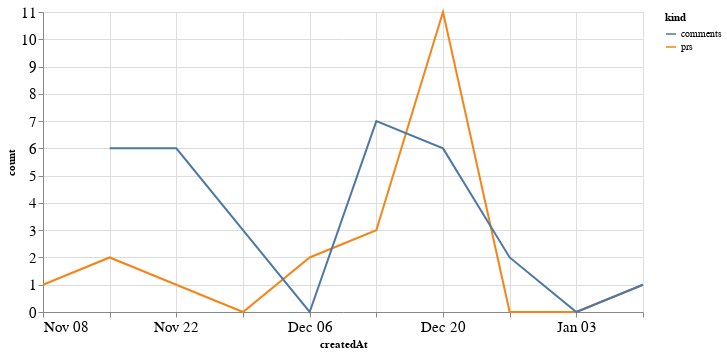

Notebook source saved alongside this figure:
### Code cell
alt.Chart(total_time, width=600).mark_line().encode(
    x='createdAt',
    y='count',
    color='kind'
)

### Figure 1 — Vega-Lite specification as saved in the notebook (floating-point values rounded to 4 significant figures)
{"config": {"axisLeft": {"labelFontSize": 15}, "axisBottom": {"labelFontSize": 15}}, "data": {"name": "data-7c9114af814da64fcff309b00d87ad9b"}, "mark": "line", "encoding": {"color": {"type": "nominal", "field": "kind"}, "x": {"type": "temporal", "field": "createdAt"}, "y": {"type": "quantitative", "field": "count"}}, "width": 600, "$schema": "https://vega.github.io/schema/vega-lite/v4.8.1.json", "datasets": {"data-7c9114af814da64fcff309b00d87ad9b": [{"createdAt": "2020-11-08T00:00:00", "kind": "prs", "count": 1.0}, {"createdAt": "2020-11-15T00:00:00", "kind": "prs", "count": 2.0}, {"createdAt": "2020-11-22T00:00:00", "kind": "prs", "count": 1.0}, {"createdAt": "2020-11-29T00:00:00", "kind": "prs", "count": 0.0}, {"createdAt": "2020-12-06T00:00:00", "kind": "prs", "count": 2.0}, {"createdAt": "2020-12-13T00:00:00", "kind": "prs", "count": 3.0}, {"createdAt": "2020-12-20T00:00:00", "kind": "prs", "count": 11.0}, {"createdAt": "2020-12-27T00:00:00", "kind": "prs", "count": 0.0}, {"createdAt": "2021-01-03T00:00:00", "kind": "prs", "count": 0.0}, {"createdAt": "2021-01-10T00:00:00", "kind": "prs", "count": 1.0}, {"createdAt": "2020-11-08T00:00:00", "kind": "comments", "count": null}, {"createdAt": "2020-11-15T00:00:00", "kind": "comments", "count": 6.0}, {"createdAt": "2020-11-22T00:00:00", "kind": "comments", "count": 6.0}, {"createdAt": "2020-11-29T00:00:00", "kind": "comments", "count": 3.0}, {"createdAt": "2020-12-06T00:00:00", "kind": "comments", "count": 0.0}, {"createdAt": "2020-12-13T00:00:00", "kind": "comments", "count": 7.0}, {"createdAt": "2020-12-20T00:00:00", "kind": "comments", "count": 6.0}, {"createdAt": "2020-12-27T00:00:00", "kind": "comments", "count": 2.0}, {"createdAt": "2021-01-03T00:00:00", "kind": "comments", "count": 0.0}, {"createdAt": "2021-01-10T00:00:00", "kind": "comments", "count": 1.0}]}}
